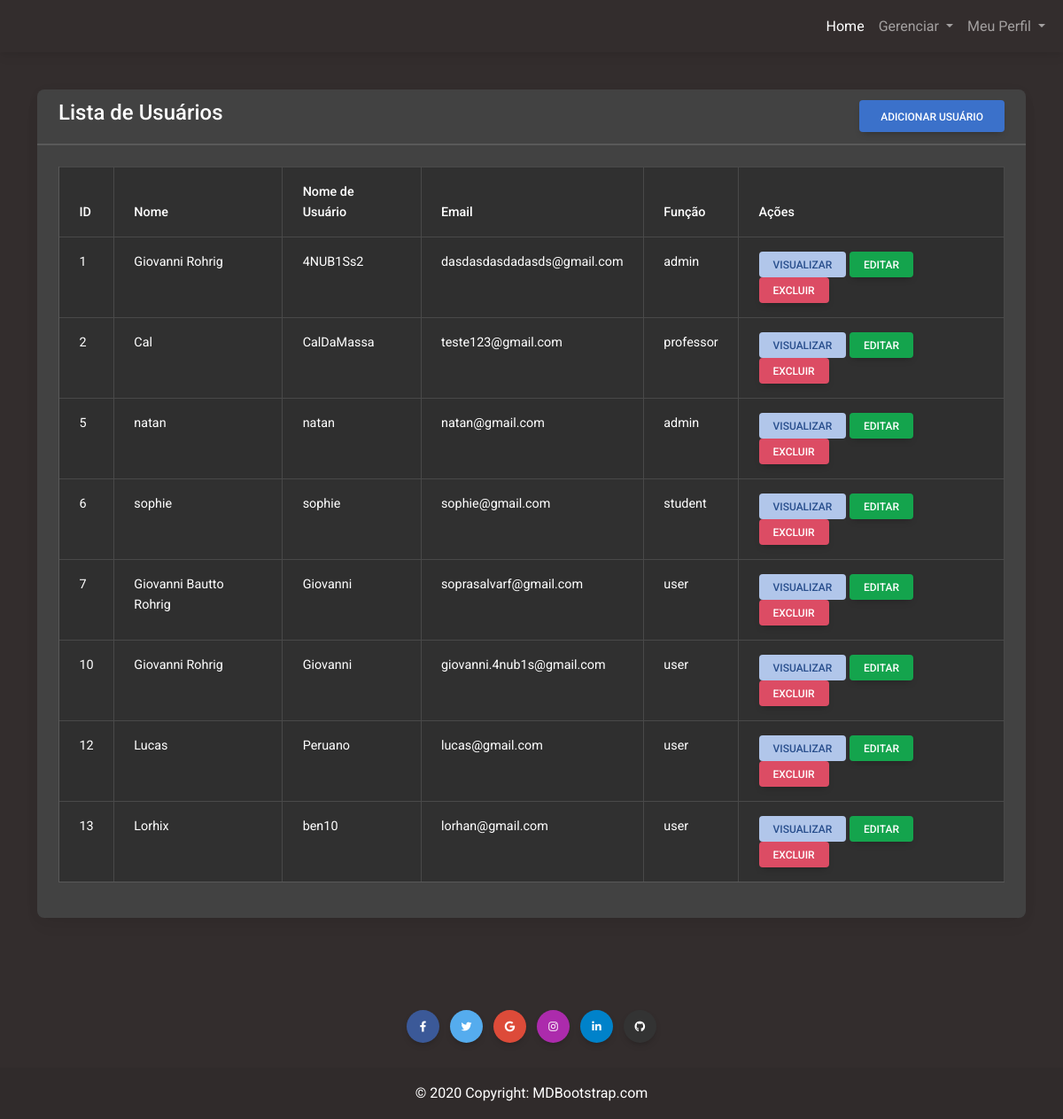
Screenshot of /manageUsers.php (signed in) with the database file from the repository.
### tables this page shows
CREATE TABLE `users` (
  `id` int unsigned NOT NULL AUTO_INCREMENT,
  `name` varchar(45) NOT NULL,
  `username` varchar(45) NOT NULL,
  `email` varchar(45) NOT NULL,
  `password` varchar(45) NOT NULL,
  `role` varchar(10) NOT NULL,
  `isgoogle` tinyint(1) NOT NULL,
  `school_id` int unsigned NOT NULL,
  PRIMARY KEY (`id`)
);

### manageUsers.php (the view, shortened to what this page needs)
<?php
$role = $_SESSION['role'] ?? 'user';
require_once("./php/conexao.php");
?>
<!DOCTYPE html>
<html lang="pt-br">
  <head>
    <link
      rel="stylesheet"
      href="https://cdnjs.cloudflare.com/ajax/libs/font-awesome/6.0.0/css/all.min.css"
    />
    <link rel="stylesheet" href="css/mdb.min.css" />
  </head>
  <body class="bg-dark" data-mdb-theme="dark">
<?php include_once("./php/navbar.php");
?>
<br>
<br><br>
<div class="container mt-4">
  <div class="row">
    <div class="col-md-12">
      <div class="card">
        <div class="card-header">
          <h4> Lista de Usuários
            <a href="./addUser.php" class="btn btn-primary float-end">Adicionar Usuário</a>
          </h4>
        </div>
        <div class="card-body">
          <table class="table table-bordered table-striped">
            <thead>
              <tr>
                <th>ID</th>
                <th>Nome</th>
                <th>Nome de Usuário</th>
                <th>Email</th>
                <th>Função</th>
                <th>Ações</th>
              </tr>
            </thead>
            <tbody>
              <?php
              $sql = "SELECT * FROM users";
              $result = mysqli_query($conn, $sql);
              if (mysqli_num_rows($result) > 0) {
                foreach ($result as $user) {
              ?>
              <tr>
                <td><?= $user['id'] ?></td>
                <td><?= $user['name'] ?></td>
                <td><?= $user['username'] ?></td>
                <td><?= $user['email'] ?></td>
                <td><?= $user['role'] ?></td>
                <td>
                  <a href="./viewUser.php?id=<?= $user['id'] ?>" class="btn btn-secondary btn-sm">Visualizar</a>
                  <a href="./editUser.php?id=<?= $user['id'] ?>" class="btn btn-success btn-sm">Editar</a>
                  <form action="./php/cadcli.php" method="POST" class="d-inline">
                    <button onclick="return confirm('Tem certeza que deseja excluir este usuário?');" type="submit" name="deleteUser" value="<?= $user['id'] ?>" class="btn btn-danger btn-sm">
                      Excluir
                    </button>
                  </form>
                </td>
              </tr>
              <?php
                }
              } else{
                echo "<h5> Nenhum usuário encontrado </h5>";
              }
              ?>
            </tbody>
          </table>
        </div>
      </div>
    </div>
  </div>
</div>
<br>
<br><br>
<?php
include_once("./php/footer.php");
?>
  </body>
</html>

### php/navbar.php (shortened to what this page needs)
<nav class="navbar navbar-expand-lg bg-dark fixed-top" data-mdb-theme="dark">
  <div class="container-fluid">
    <div class="collapse navbar-collapse" id="navbarRightAlignExample">
      <ul class="navbar-nav ms-auto mb-2 mb-lg-0">
        <li class="nav-item">
          <a class="nav-link active" aria-current="page" href="./mainPage.php">Home</a>
        </li>
        <?php if ($role == 'admin'): ?>
          <li class="nav-item dropdown">
          <a
            data-mdb-dropdown-init
            class="nav-link dropdown-toggle"
            href="#"
            id="navbarDropdown"
            role="button"
            aria-expanded="false"
          >
            Gerenciar
          </a>
        </li>
        <li class="nav-item dropdown">
          <a
            data-mdb-dropdown-init
            class="nav-link dropdown-toggle"
            href="#"
            id="navbarDropdown"
            role="button"
            aria-expanded="false"
          >
            Meu Perfil
          </a>
        </li>
        <?php endif; ?>
      </ul>
    </div>
  </div>
</nav>

### php/footer.php
<footer class=" bg-dark text-center bottom" data-mdb-theme="dark">
     <div class="container p-4 pb-0">
       <section class="mb-4">
         <a
         data-mdb-ripple-init
           class="btn text-white btn-floating m-1"
           style="background-color: #3b5998;"
           href="#!"
           role="button"
           ><i class="fab fa-facebook-f"></i
         ></a>
         <a
           data-mdb-ripple-init
           class="btn text-white btn-floating m-1"
           style="background-color: #55acee;"
           href="#!"
           role="button"
           ><i class="fab fa-twitter"></i
         ></a>
         <a
           data-mdb-ripple-init
           class="btn text-white btn-floating m-1"
           style="background-color: #dd4b39;"
           href="#!"
           role="button"
           ><i class="fab fa-google"></i
         ></a>
         <a
           data-mdb-ripple-init
           class="btn text-white btn-floating m-1"
           style="background-color: #ac2bac;"
           href="#!"
           role="button"
           ><i class="fab fa-instagram"></i
         ></a>
         <a
           data-mdb-ripple-init
           class="btn text-white btn-floating m-1"
           style="background-color: #0082ca;"
           href="#!"
           role="button"
           ><i class="fab fa-linkedin-in"></i
         ></a>
         <a
           data-mdb-ripple-init
           class="btn text-white btn-floating m-1"
           style="background-color: #333333;"
           href="#!"
           role="button"
           ><i class="fab fa-github"></i
         ></a>
       </section>
     </div>
     <div class="text-center p-3" style="background-color: rgba(0, 0, 0, 0.05);">
       © 2020 Copyright:
       <a class="text-body" href="https://mdbootstrap.com/">MDBootstrap.com</a>
     </div>
   </footer>

### rows the page displays
users: id "1", name "Giovanni Rohrig", username "4NUB1Ss2", email "dasdasdasdadasds@gmail.com", role "admin"
users: id "2", name "Cal", username "CalDaMassa", email "teste123@gmail.com", role "professor"
users: id "5", name "natan", username "natan", email "natan@gmail.com", role "admin"
users: id "6", name "sophie", username "sophie", email "sophie@gmail.com", role "student"
users: id "7", name "Giovanni Bautto Rohrig", username "Giovanni", email "soprasalvarf@gmail.com", role "user"
users: id "10", name "Giovanni Rohrig", username "Giovanni", email "giovanni.4nub1s@gmail.com", role "user"
users: id "12", name "Lucas", username "Peruano", email "lucas@gmail.com", role "user"
users: id "13", name "Lorhix", username "ben10", email "lorhan@gmail.com", role "user"
